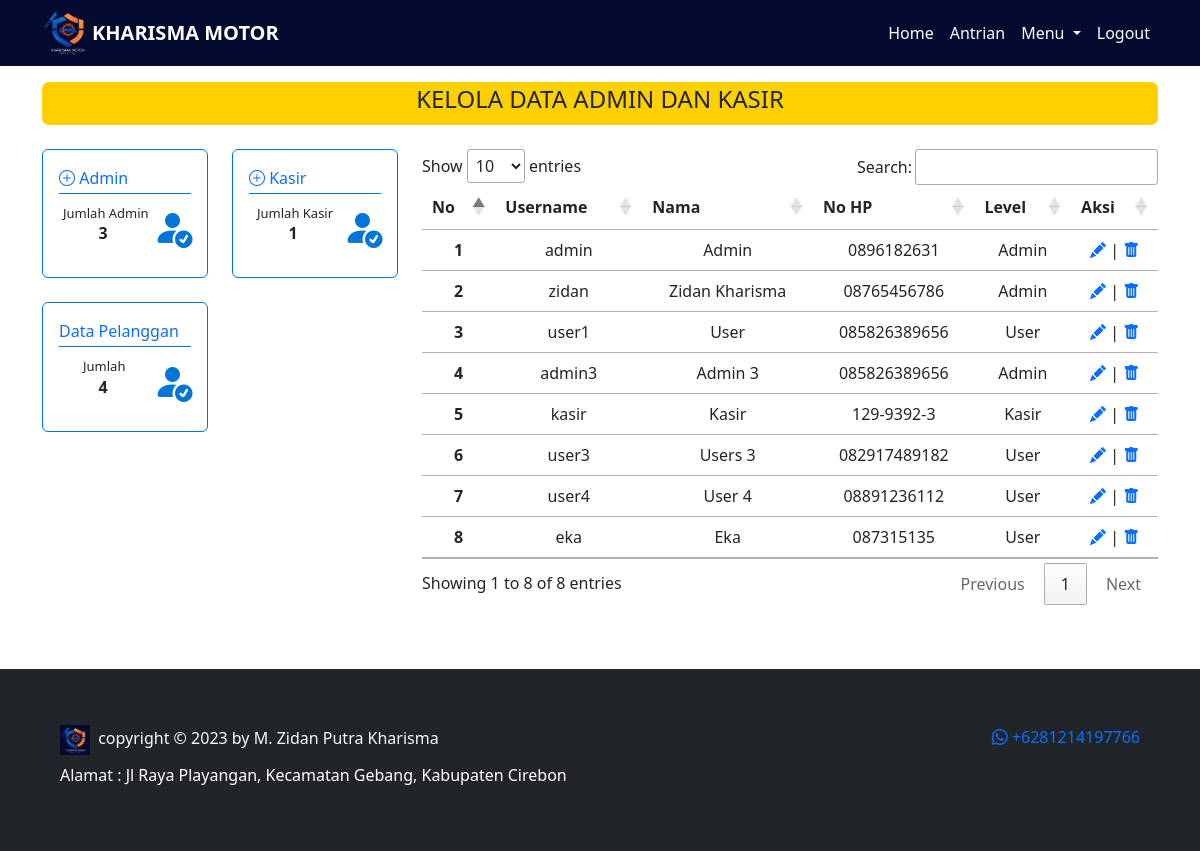
Screenshot of /admin/admin_kasir.php (signed in) with the database file from the repository.
### tables this page shows
CREATE TABLE `pengguna` (
  `idpengguna` int(11) NOT NULL,
  `username` varchar(45) NOT NULL,
  `password` varchar(100) NOT NULL,
  `nama` varchar(50) NOT NULL,
  `no_hp` varchar(25) NOT NULL,
  `level` varchar(45) NOT NULL
);

### controller/function.php (called while the page is built, shortened)
<?php
$conn = mysqli_connect("localhost", "root", "", "kharisma_motor");
function query($query)
{
    global $conn;
    $result = mysqli_query($conn, $query);
    $rows = [];
    while ($row = mysqli_fetch_assoc($result)) {
        $rows[] = $row;
    }
    return $rows;
}
function jumlah_data($data)
{
    global $conn;
    $query = mysqli_query($conn, $data);
    $jumlah_data = mysqli_num_rows($query);
    return $jumlah_data;
}
function dekripsi($teks)
{
    $text = $teks;
    $kunci = 'kharisma_motor';
    $key = hash('sha256', $kunci);
    $pkey = "123";
    $method = "aes-192-cfb1";
    $iv = substr(hash('sha256', $pkey), 0, 16);
    $dekripsi = base64_decode($text);
    $dekripsi = openssl_decrypt($dekripsi, $method, $key, 0, $iv);
    return $dekripsi;
}
function enkripsi($teks)
{
    $text = $teks;
    $kunci = 'kharisma_motor';
    $key = hash('sha256', $kunci);
    $pkey = "123";
    $method = "aes-192-cfb1";
    $iv = substr(hash('sha256', $pkey), 0, 16);
    $enkripsi = openssl_encrypt($text, $method, $key, 0, $iv);
    $enkripsi = base64_encode($enkripsi);
    return $enkripsi;
}
function validasi_admin()
{
    $id = dekripsi($_COOKIE['KMmz19']);
    $cek = query("SELECT * FROM pengguna WHERE idpengguna = $id")[0];
}
?>

### admin/admin_kasir.php (the view, shortened to what this page needs)
<?php
validasi_admin();
$data = query("SELECT * FROM pengguna");
$jumlah_admin = jumlah_data("SELECT * FROM pengguna WHERE level = 'Admin'");
$jumlah_kasir = jumlah_data("SELECT * FROM pengguna WHERE level = 'Kasir'");
$jumlah_user = jumlah_data("SELECT * FROM pengguna WHERE level = 'User'");
?>
<!DOCTYPE html>
<html lang="en">
<head>
    <link rel="stylesheet" href="https://cdn.datatables.net/1.13.4/css/jquery.dataTables.min.css">
    <link href="https://cdn.jsdelivr.net/npm/bootstrap@5.3.0/dist/css/bootstrap.min.css" rel="stylesheet"
>
    <link rel="stylesheet" href="https://cdn.jsdelivr.net/npm/bootstrap-icons@1.10.5/font/bootstrap-icons.css">
    <link rel="stylesheet" href="../style.css">
</head>
<body>
    <?php require_once('../navbar/navbar_admin.php'); ?>
    <div class="container">
        <div class="content py-3">
            <div class="title text-center text-uppercase">
                <h4>KELOLA DATA ADMIN DAN KASIR</h4>
            </div>
            <div class="row">
                <div class="col-2">
                    <div class="card my-4">
                        <div class="card-body">
                            <a href="input_admin.php" class="fw-medium text-decoration-none">
                                <i class="bi bi-plus-circle"></i>
                                <span>Admin</span>
                            </a>
                            <hr style="margin-top: 3px;  color: #0275d8; opacity: 1;">
                            <h6 class="card-subtitle ms-1">Jumlah Admin</h6>
                            <p class="card-text fw-bold">
                                <?php echo $jumlah_admin; ?>
                            </p>
                            <i class="icon bi bi-person-fill-check"></i>
                        </div>
                    </div>
                    <div class="card my-4">
                        <div class="card-body">
                            <span class="fw-medium text-primary">
                                Data Pelanggan
                            </span>
                            <hr style="margin-top: 3px;  color: #0275d8; opacity: 1;">
                            <h6 class="card-subtitle ms-4">Jumlah</h6>
                            <p class="card-text fw-bold">
                                <?php echo $jumlah_user; ?>
                            </p>
                            <i class="icon bi bi-person-fill-check"></i>
                        </div>
                    </div>
                </div>
                <div class="col-2">
                    <div class="card my-4">
                        <div class="card-body">
                            <a href="input_kasir.php" class="fw-medium text-decoration-none">
                                <i class="bi bi-plus-circle"></i>
                                <span>Kasir</span>
                            </a>
                            <hr style="margin-top: 3px;  color: #0275d8; opacity: 1;">
                            <h6 class="card-subtitle ms-2">Jumlah Kasir</h6>
                            <p class="card-text fw-bold">
                                <?php echo $jumlah_kasir; ?>
                            </p>
                            <i class="icon bi bi-person-fill-check"></i>
                        </div>
                    </div>
                </div>
                <div class="col-8 mt-4">
                    <table class="table table-hover mt-2" id="example">
                        <thead>
                            <tr class="text-center">
                                <th scope="col">No</th>
                                <th scope="col">Username</th>
                                <th scope="col">Nama</th>
                                <th scope="col">No HP</th>
                                <th scope="col">Level</th>
                                <th scope="col">Aksi</th>
                            </tr>
                        </thead>
                        <tbody class="text-center">
                            <?php
                            $i = 1;
                            foreach ($data as $p):
                                $idpengguna = enkripsi($p['idpengguna']);
                                ?>
                                <tr>
                                    <th>
                                        <?php echo $i; ?>
                                    </th>
                                    <td>
                                        <?php echo $p['username']; ?>
                                    </td>
                                    <td>
                                        <?php echo $p['nama']; ?>
                                    </td>
                                    <td>
                                        <?php echo $p['no_hp']; ?>
                                    </td>
                                    <td>
                                        <?php echo $p['level']; ?>
                                    </td>
                                    <td>
                                        <a href="edit_admin_kasir.php?id=<?= $idpengguna; ?>"><i
                                                class="bi bi-pencil-fill"></i></a>
                                        |
                                        <a href="../controller/controller_pengguna.php?idpengguna=<?= $idpengguna; ?>"
                                            onclick="return confirm('Apakah anda yakin ingin menghapus data?')"><i
                                                class="bi bi-trash-fill"></i></a>
                                    </td>
                                </tr>
                                <?php
                                $i++;
                            endforeach
                            ?>
                        </tbody>
                    </table>
                </div>
            </div>
        </div>
    </div>
    <?php
    require_once('../footer.php');
    ?>
</body>
</html>

### style.css (style rules this page uses)
body { background: white; }
.container .title { border: solid rgb(255, 208, 0); border-radius: 7px; background: rgb(255, 208, 0); }
.container .card { border: 0.7px solid#0275d8; }
.container .card .card-subtitle { font-size: 13px; }
.container .card .card-text { margin-left: 30%; }
.container .card .icon { font-size: 40px; position: absolute; margin-top: -63px; margin-left: 57%; color: #0275d8; }

### rows the page displays
pengguna: username "admin", nama "Admin", no_hp "0896182631", level "Admin"
pengguna: username "zidan", nama "Zidan Kharisma", no_hp "08765456786", level "Admin"
pengguna: username "user1", nama "User", no_hp "085826389656", level "User"
pengguna: username "admin3", nama "Admin 3", no_hp "085826389656", level "Admin"
pengguna: username "kasir", nama "Kasir", no_hp "129-9392-3", level "Kasir"
pengguna: username "user3", nama "Users 3", no_hp "082917489182", level "User"
pengguna: username "user4", nama "User 4", no_hp "08891236112", level "User"
pengguna: username "eka", nama "Eka", no_hp "087315135", level "User"

### other values shown
$jumlah_admin "3"
$jumlah_user "4"
$jumlah_kasir "1"
